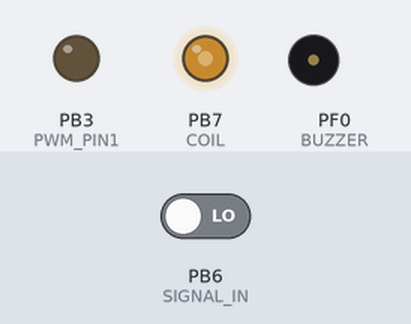
A program run on a simulated ATmega2560, built with avr-gcc and emulated at 8 MHz (the files do not name the chip). Shown: output pins drawn as LEDs (lit = HIGH), buzzer (waves = sounding, pin HIGH). Inputs (shaded band) come from the test bench; at power-on: PB6 (SIGNAL_IN) LOW.

Above: at 1.2 s.
1.3 s: PB6 (SIGNAL_IN) driven HIGH
At 1.7 s:
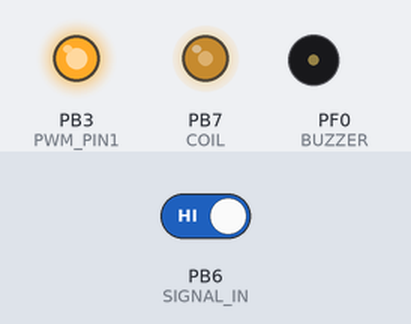
2.8 s: PB6 (SIGNAL_IN) driven LOW
At 4.0 s:
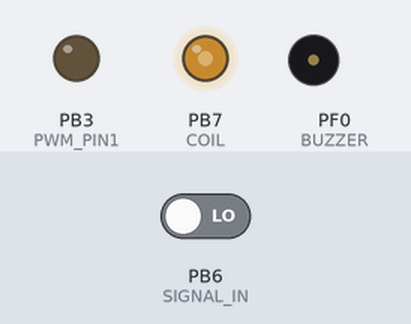
Timing chart, 0 to 5.8 s (numbered marks = the images above; inputs shaded):
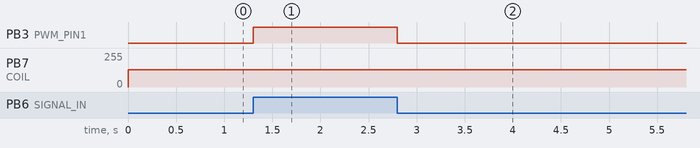

The program:

main.c
```c
// (licence header left out)
#define F_CPU 8000000UL
#define BAUD 9600
#define MYUBRR F_CPU/16/BAUD-1
#define PWM_VALUE 32

#define COIL      PB7	// OC0A (ex PB0/OC0A)
#define SIGNAL_IN PB6 	// PCINT6 (ex PB1/PCINT1)
#define BUZZER    PF0	// (ex PB2)
#define PWM_PIN1  PB3	// (ex PB3)

#define TIME1     17
#define TRUE      0
#define FALSE     1
#define UP        2
#define DOWN      0
#define ONE_BIT_DELAY (1000000/BAUD)

#include <avr/io.h>
#include <avr/interrupt.h>
#include <util/delay.h>
#include <string.h>
#include <stdio.h>
#include <stdlib.h>
#include <stdint.h>
#include <ctype.h>

char readerID[4] = "A01";
volatile unsigned char counter1 = 0, counter2 = 0;
volatile unsigned char signal_in = FALSE, pulseUpDown = UP;
volatile unsigned char receivedBits = 0;
unsigned char dataBuffer[10]; //1 byte ID, 4 bytes RFID Tag serial number, 1 byte line parity, 4 bytes column parity bits.
unsigned char parity,colParity;

//void sendTxD (unsigned char txd);

void PWM_Init (void);
void USART_Init (unsigned int ubrr);
void USART_Transmit (unsigned char data);
unsigned char USART_Receive (void);
unsigned char readTagSerialNumber (void);
void hex2Ascii (void);
void delay_time(unsigned long counter);

/*
void sendTxD (unsigned char txd)
{
	unsigned char bitCounter = 0;

	PORTE &= ~(1 << TXD);
	_delay_us(ONE_BIT_DELAY);
	for(bitCounter=8; bitCounter>0; bitCounter--)
	{
		if (bit_is_clear(txd, 0))
		PORTE &= ~(1 << TXD);
		else
		PORTE |= (1 << TXD);

		_delay_us(ONE_BIT_DELAY);
		txd >>= 1;
	}
	PORTE |= (1 << TXD);
	_delay_us(500);
}
*/

/*******************************************************************
	USART Initialization
*******************************************************************/
void USART_Init( unsigned int ubrr)
{
/*Set baud rate */
UBRR0H = (unsigned char)(ubrr>>8);
UBRR0L = (unsigned char)ubrr;

/*Enable receiver and transmitter */
UCSR0B = (1<<RXEN0)|(1<<TXEN0);

/* Set frame format: 2stop bit, 8data  */
UCSR0C = (1<<USBS0)|(3<<UCSZ00);
}

/*******************************************************************
	Data Transmission
*******************************************************************/
void USART_Transmit( unsigned char data )
{
/* Wait for empty transmit buffer */
while (!( UCSR0A & (1<<UDRE0)));
/* Put data into buffer, sends the data */
UDR0 = data;
}

/*******************************************************************
	Data Reception
*******************************************************************/
unsigned char USART_Receive( void )
{
/* Wait for data to be received */
while (!(UCSR0A & (1<<RXC0)));
/* Get and return received data from buffer */
return UDR0;
}

/*******************************************************************
	Reads the 32-bit RFID tag serial number and
	calculates the parity bits.
*******************************************************************/
unsigned char readTagSerialNumber (void)
{
	unsigned char i,k,m,pulseUpDownBackup,ones,parity;
	/* Bytes 6,7,8 and 9 are used to store the sum of parity bits of the four RFID data columns. */
	dataBuffer[6]=0; /* Clear the parity buffer */
	dataBuffer[7]=0;
	dataBuffer[8]=0;
	dataBuffer[9]=0;

	parity = TRUE;
	for(i=0;i<11;i++) /* Repeat 10 times the 5-bit lines of RFID data.*/
	{
		ones = 0; /* Clear the ones buffer. */
		for(k=0;k<4;k++)
		{
			_delay_us(1);
			m=0;
			pulseUpDownBackup = pulseUpDown; //Get a backup the current status of pulseUpDown (see ISR(TIM0_OVF_vect) interrupt for this variable).
			PORTF &= ~(1<<BUZZER); //This command adds an extra delay. Do not remove it.
			dataBuffer[i/2] <<= 1; //Shift one bit to the left the dataBuffer[i/2] byte.
			if(pulseUpDown == UP)  //If level is up (Logic HIGH) then,
			{
				dataBuffer[i/2] |= (1<<0);  //Make logic one the bit 0,
				ones++;                     //Increase the line one's,
				dataBuffer[k+6]++;          //and increase the column one's.
			}
			PORTF &= ~(1<<BUZZER); //This command adds an extra delay. Do not remove it.
			while(m<7) //Delay some time (one bit length).
			{
				_delay_us(1);
				m++;
				if(pulseUpDownBackup != pulseUpDown) //If in the meantime we have a change to the pulseUpDown status, break the delay.
					break;
			}
		}
		//Go get the status of the fifth bit (parity bit).
		_delay_us(1);
		m=0;
		pulseUpDownBackup = pulseUpDown; //Get a new backup the current status of pulseUpDown
		PORTF &= ~(1<<BUZZER); //This command adds an extra delay. Do not remove it.
		if(pulseUpDown == UP)
			ones++;

		ones %= 2; //See if parity byte is Even.
		if((ones != 0)&&(i < 10)) //Exclude the 11th 4-bit array (column parity).
			parity = FALSE; //If parity bit is odd, then mark it as FALSE.
		PORTF &= ~(1<<BUZZER); //This command adds an extra delay. Do not remove it.
		while(m<7) //Delay some time (one bit length).
		{
			_delay_us(1);
			m++;
			if(pulseUpDownBackup != pulseUpDown)
				break;
		}
	}

/* Check the column parity bits (4 columns). */
	if(((dataBuffer[6] % 2) != 0)||
	  ((dataBuffer[7] % 2) != 0)||
	  ((dataBuffer[8] % 2) != 0)||
	  ((dataBuffer[9] % 2) != 0))
		parity = FALSE;

	return(parity); //Return the parity status (TRUE: if parity is OK, FALSE: is parity is not OK).
}


/*******************************************************************
	Interrupts
*******************************************************************/
ISR(PCINT0_vect) //for pins PCINT0-PCINT7
{
	signal_in = TRUE;
}

ISR(TIMER0_OVF_vect)
{
	if(counter1 < 255)
		counter1++;

	if((signal_in == TRUE) && counter1 > 60)
	{
		signal_in = FALSE;
		if(bit_is_set(PINB,SIGNAL_IN))
		{
			PORTB |= (1<<PWM_PIN1);
			pulseUpDown = UP;
		}
		else
		{
			PORTB &= ~(1<<PWM_PIN1);
			pulseUpDown = DOWN;
		}

		counter1 = 0;
	}
	signal_in = FALSE;
}


/*******************************************************************
	PWM function. Produces the 125kHz square wave.
*******************************************************************/
void PWM_Init (void)
{
	// Configure timer 1 for CTC mode [Clear Timer on Compare Match (CTC) Mode]

	TCCR0A |= (1<<WGM00 | 1<<WGM01 | 1<<COM0A0 | 1<<COM0B0);
		// TCCR0A – Timer/Counter Control Register A [ page 77, tinny85 | page 104, mega328p | page 126, mega2560 ]
		// WGM0[1:0]: Waveform Generation Mode (1 1 1 -> Fast PWM)
		// COM0A1:0: Compare Match Output A Mode
		// COM0B1:0: Compare Match Output B Mode

	TCCR0B |= (1<<WGM02 | 1<<CS00 | 1<<FOC0A | 1<<FOC0B);
		// TCCR0B – Timer/Counter Control Register B [ page 79, tinny85 | page 107, mega328p | page 129, mega2560 ]
		// FOC0A: Force Output Compare A (Is only active when the WGM bits specify a non-PWM mode)
		// FOC0B: Force Output Compare B (Is only active when the WGM bits specify a non-PWM mode)
		// CS02:0: Clock Select { clkI/O/(No prescaling) }
		// WGM02: Waveform Generation Mode

	TIMSK0 |= (1<<TOIE0);
		// TIMSK0 – Timer/Counter Interrupt Mask Register
		// TIMSK0 for ATtiny13 | TIMSK for ATtiny85 (page 81) |TIMSK0 for ATmega328p (page 109) | TIMSK0 for mega2560 (page 131) ]
		// TOIE0: Overflow Interrupt Enable

	PCMSK0  |= (1<<PCINT6); // PCMSK0  |= (1<<PCINT1);
		// PCMSK2 – Pin Change Mask Register 0
		// PCMSK2 – Pin Change Mask Register 2
		// PCMSK for attinny85 (page 52) & attinny13  | PCMSK0 for ATMEGA328p (page 74) & ATMEGA2560 (PAGE 113)
		// PCINT[23:16]: Pin Change Enable Mask 23...16

	PCICR  |= (1<<PCIE0);  // PCIE0 giati xrisimopoihsa to PCINT6 (PB6)
		// PCICR: Pin Change Interrupt Control Register (page 73, mega328p | page 112, mega2560)
		// PCIE0: Pin Change Interrupt Enable 0
		// attiny85: GIMSK  |= (1<<PCIE);  GIMSK – General Interrupt Mask Register (page 51)


	// Output Compare Registers (OCR0A and OCR0B) (page 65, tinny85) & (page 95, mega328p)
	OCR0A   = PWM_VALUE;            // Set CTC compare value | 38 for ATtiny13 at 9.6 MHz | 32 for ATtiny85 at 8 MHz
	OCR0B   = PWM_VALUE;            // Set CTC compare value | 38 for ATtiny13 at 9.6 MHz | 32 for ATtiny85 at 8 MHz
}


//===================================================================
// Convert a Hex number into ASCII and send it to serial port.
//===================================================================
void hex2Ascii (void)
{
	uint32_t temp = 0;
	unsigned char i;
	char buffer[12];
	char str[50];
	char str2[5];
	int checksum=0;
	int k;

	for(i=1;i<5;i++) //Get the 32-bit serial number of the Tag.
	{
		temp <<= 8;
		temp |= dataBuffer[i];
	}
	ultoa(temp,buffer,10); //Convert the 32-bit number 'temp' into ASCII string 'buffer'.


	// $RFTG;A01;5724697*95 ipologizw kai to dolario
	strcpy (str, "$RFTG;");
	strcat (str, readerID);
	strcat (str, ";");
	strcat (str, buffer);

    for(k = 0; k < strlen(str); k++)
	{
	    checksum ^= str[k];
    }

	strcat(str, "*");
    sprintf(str2,"%d", checksum);
    strcat(str, str2);


	char ATCIPSTART[] = "AT+CIPSTART=\"TCP\",\"192.168.88.232\",884\r\n";
	char ATCIPSEND[] = "AT+CIPSEND=20\r\n";
	char ATCIPCLOSE[] = "AT+CIPCLOSE\r\n";

	/*
	char AT[] = "AT\r\n";
	for(i=0;i<strlen(AT);i++){
		USART_Transmit(AT[i]);
	}
	_delay_ms(1000);
	*/

	for(i=0;i<strlen(ATCIPSTART);i++){
		USART_Transmit(ATCIPSTART[i]);
		_delay_ms(5);
	}

	_delay_ms(1500);

	for(i=0;i<strlen(ATCIPSEND);i++){
		USART_Transmit(ATCIPSEND[i]);
		_delay_ms(5);
	}

	_delay_ms(500);

	for(i=0;i<strlen(str);i++){
		USART_Transmit(str[i]);
		_delay_ms(5);
	}

	_delay_ms(500);

	for(i=0;i<strlen(ATCIPCLOSE);i++){
		USART_Transmit(ATCIPCLOSE[i]);
		_delay_ms(5);
	}


}


// void sendRFTG (unsigned char sentence[50])


/*******************************************************************
Main function.
Initializes PWM (Pulse Width Modulation for 125 kHz)
Reads the 32-bit (4-byte) RFID tag serial number.
If RFID serial number is read OK (parity bits are OK) then enable buzzer for 1 sec.
*******************************************************************/
int main (void)
{
	unsigned char parityStatus = FALSE;
	unsigned char startBitCounter,i;
	unsigned int temp;

	DDRB |= (1<<COIL);
	DDRF |= (1<<BUZZER);
	DDRB |= (1<<PWM_PIN1);
	//DDRE |= (1<<TXD);//////////////////////////////////////////////

	USART_Init ( MYUBRR );	// Initialize USART
	PWM_Init();				// Initialize PWM

	sei();                  // Enable global interrupts

	startBitCounter = 0;

	for (;;) //Loop for ever.
	{
		while(pulseUpDown == UP) //Wait here until you find a steady Logic ONE. This represents the 9 start bits of RFID tag.
		{
			startBitCounter++;
			_delay_us(8);
		}

		if(startBitCounter >= 12) // If the length of the Logic ONE pulse is ok then,
		{
			parityStatus = readTagSerialNumber(); //Read the RFID tag serial number and get the parity status.
			if(parityStatus == TRUE) //If parity is ok,
			{
				cli(); // clear interrupts (Stop interrupts).
				temp = 0;
				for(i=1;i<5;i++) //Get the 32-bit serial number of the Tag.
				temp += dataBuffer[i]; //Add to temp the sum of the 4-byte serial number.
				if(temp > 0) //If serial number is 0 then serial number was probably produced by electrical noise. Not from an RFID tag.
				{
					hex2Ascii();         //Go to send the Tag's serial number as ASCII through TxD pin.
					PORTF |= (1<<BUZZER); //Enable buzzer.
					_delay_ms(500);
					PORTF &= ~(1<<BUZZER); //Disable buzzer.
					_delay_ms(500);
				}
				sei();  //Enable the interrupts again.
			}
			startBitCounter = 0;
		}
		if(pulseUpDown == DOWN)
			startBitCounter = 0;
	}
}
```

Measured:
- after the input at 1.3 s, PB3 (PWM_PIN1): LOW → HIGH at once
- after the input at 2.8 s, PB3 (PWM_PIN1): HIGH → LOW at once
